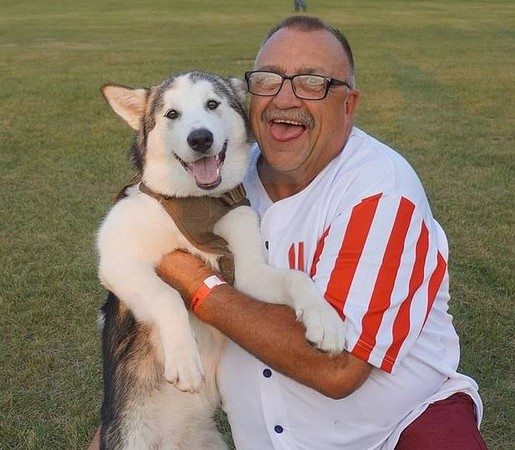
#> input picture image.jpg, 515 x 450 px
$ python opencv_20190225.py
#> lines starting #> are read from the running program, lines starting #| are printed output that depends on the picture
import cv2

img = cv2.imread('image.jpg')
#> img is the input picture: shape (450, 515, 3); mean B, G, R 106.7, 124.7, 141
gray_img = cv2.cvtColor(img, cv2.COLOR_BGR2GRAY)
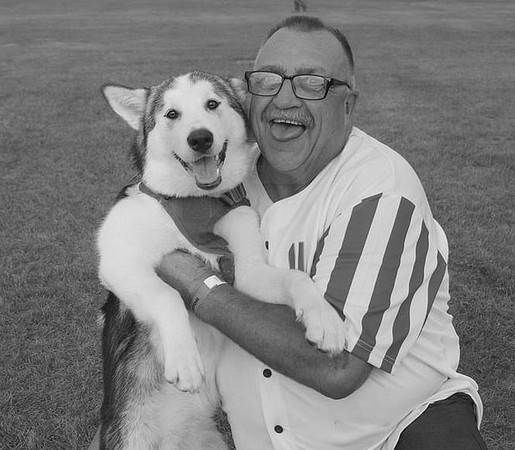
#> gray_img: shape (450, 515); min 1, max 246, mean 127.6

cv2.imshow('123',gray_img)
cv2.imshow('456',img)
cv2.waitKey(0)
#> (the run stopped early here; a loop or call above may not have finished)
